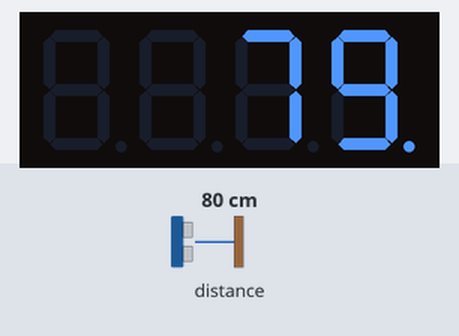
Bench run of a sketch on a simulated Arduino Uno, built with avr-gcc and run on an emulated ATmega328P. Shown: 4-digit seven-segment display. Wiring (inferred from the names in the program): ultrasonic range finder: trigger pin 13; echo pin 0. The test bench sets the inputs (shaded band); at power-on: distance to the obstacle 80 cm. The echo pulse lasts 58.3 µs per cm.

Above: at 1.2 s.
1.3 s: distance to the obstacle set to 35 cm
At 2.0 s:
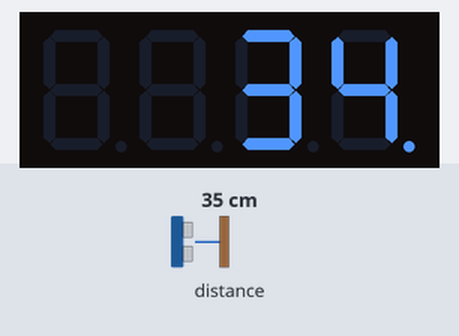
3.1 s: distance to the obstacle set to 2 cm
At 4.3 s:
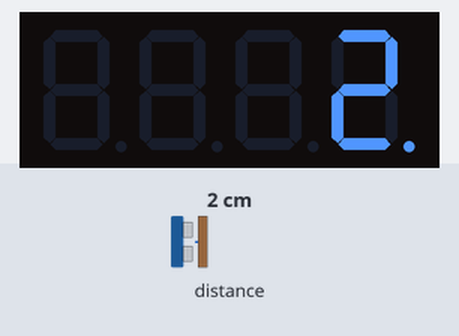
4.7 s: distance to the obstacle set to 250 cm
At 6.1 s:
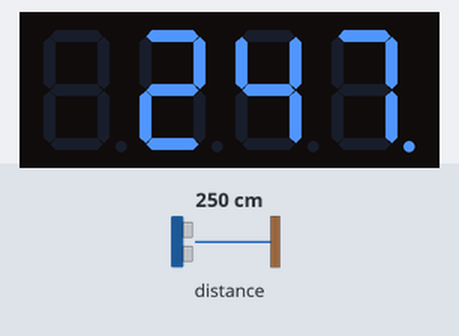
Timing chart, 0 to 7.7 s (numbered marks = the images above; inputs shaded):
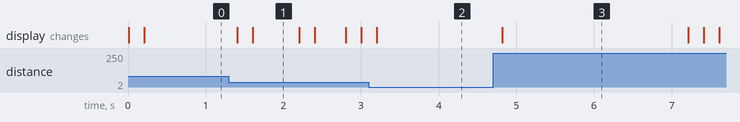

The sketch:

sensor_test.ino
```cpp
#include <SevSeg.h>

#define UPDATE_INTERVAL 200
#define TRIG_PIN 13
#define ECHO_PIN 0

// Global variables and objects
SevSeg sevseg;
unsigned long previous_time = 0;
int current_num = 0;
float duration, distance;

void setup() {
    // Display setup
    byte numDigits = 4;
    byte digitPins[] = {12,9,8,6};
    byte segmentPins[] = {11,7,4,2,1,10,5,3};
    bool resistorsOnSegments = false; // 'false' means resistors are on digit pins
    byte hardwareConfig = COMMON_CATHODE; // See README.md for options
    bool updateWithDelays = false; // Default 'false' is Recommended
    bool leadingZeros = false; // Use 'true' if you'd like to keep the leading zeros
    bool disableDecPoint = false; // Use 'true' if your decimal point doesn't exist or isn't connected. Then, you only need to specify 7 segmentPins[]

    sevseg.begin(hardwareConfig, numDigits, digitPins, segmentPins, resistorsOnSegments,
    updateWithDelays, leadingZeros, disableDecPoint);
    sevseg.setBrightness(50);

    //Sensor setup
    pinMode(TRIG_PIN, OUTPUT);
    pinMode(ECHO_PIN, INPUT);
    digitalWrite(TRIG_PIN, LOW);
    delay(10);
}

void loop() {
    unsigned long current_time = millis();

 // Only ping the sensor (the blocking part) once per interval
    if (current_time - previous_time >= UPDATE_INTERVAL) {
        digitalWrite(TRIG_PIN, HIGH);
        delayMicroseconds(10);
        digitalWrite(TRIG_PIN, LOW);

        duration = pulseIn(ECHO_PIN, HIGH, 18000UL);
        distance = duration * 0.034 / 2;

        sevseg.setNumberF(distance, 0);
        previous_time = current_time;
    }

    // Runs every loop, uninterrupted by pulseIn's blocking time
    sevseg.refreshDisplay();
}
```

Measured:
- after the input at 1.3 s, the display: first changes after 0.10 s (image 1 shows a later state)
- after the input at 3.1 s, the display: changes after 0.10 s (image 2)
- after the input at 4.7 s, the display: changes after 0.12 s (image 3)
- what the display in image 1 shows lasts 0.6 s, from 1.6 s to 2.2 s
